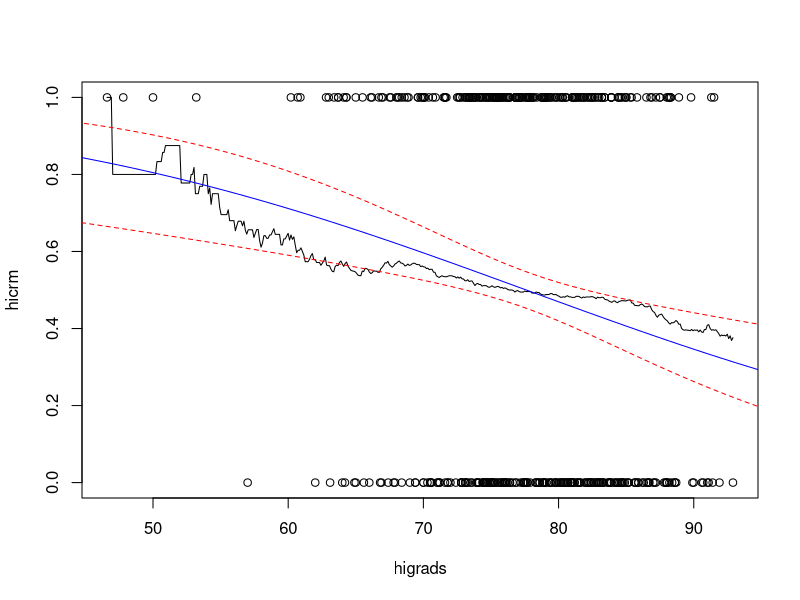
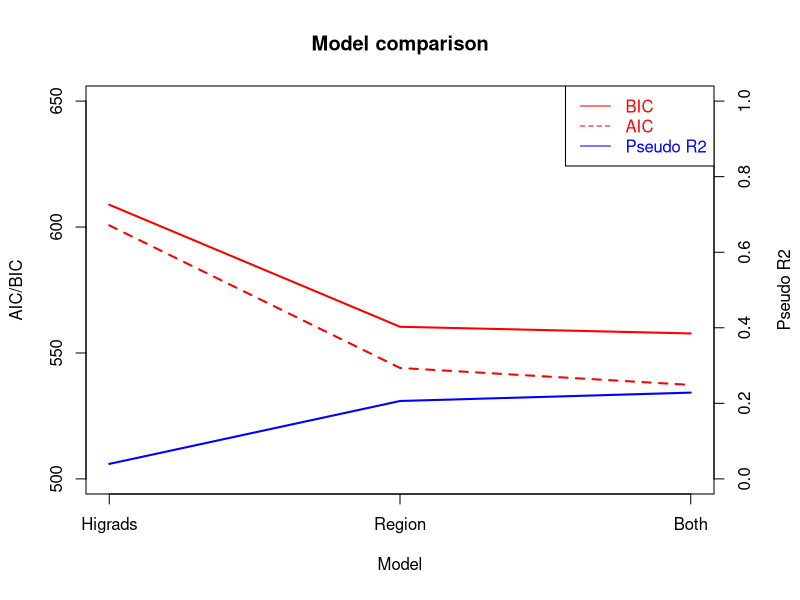

Recreate these plots in R, in order.
## ---- chunk 1
knitr::opts_chunk$set(
  echo = FALSE,
  collapse = TRUE,
  comment = "#>"
)
## ---- chunk 2
library(ggplot2)
library(knitr)
library(dplyr)
library(rlist)
library(purrr)
library(pscl)

cdi <- read.delim("CDI.txt")
cdi$region <- factor(cdi$region, levels = c(1, 2, 3, 4),
                     labels = c("Northeast", "Midwest", "South", "West"))
cdi$crm1000 <- 1000 * cdi$crimes / cdi$popul

median = summary(cdi$crm1000)["Median"]

cdi <- cbind(cdi, hicrm = ifelse(cdi$crm1000 < median, 0, 1))
## ---- chunk 3
with(cdi, {
   plot(hicrm ~ higrads)
   lines(ksmooth(higrads, hicrm, bandwidth = 20))
})

model.higrads <- glm(hicrm ~ higrads, data = cdi, family = "binomial")
sum <- summary(model.higrads)

x0 <- data.frame(higrads = seq(0, 100, 1))

predx <- cbind(x0, prob = predict(model.higrads, x0, type = "response"))
with(predx, lines(higrads, prob, col = "blue"))

# calculate conf.int for the linear part x*beta:
standard.error <- 1.96
xb <- predict(model.higrads, x0, se.fit = TRUE)
ci.xb <- data.frame(lwr = xb$fit - standard.error * xb$se.fit,
                    upr = xb$fit + standard.error * xb$se.fit)

# transform to CI for the odds:
ci.odds <- exp(ci.xb)

# and finally CI for the probabilities and add to the plot:
predx <- cbind(predx, ci.odds / (1 + ci.odds))
with(predx, {
  lines(higrads, lwr, lty = 2, col = "red")
  lines(higrads, upr, lty = 2, col = "red")
})

## ---- chunk 4
to.prob = function(odds) {
  return (odds / (1 + odds))
}

coeff.beta <- model.higrads$coefficients

ci.beta <- suppressMessages(confint(model.higrads))

beta.p <- sum$coefficients[, "Pr(>|z|)"] * 100

table.beta.ci <- cbind("Estimate" = coeff.beta, ci.beta, "P-value (%)" = beta.p)
row.names(table.beta.ci) <- c("$\\beta_0$", "$\\beta_1$")

kable(table.beta.ci, caption = "Test", digits = 3)

## ---- chunk 5
beta.higrads <- exp(coeff.beta["higrads"])

decrease.one.percent <- 1 - beta.higrads
decrease.ten.percent <- 1 - beta.higrads^10

display.percent <- function(value) {
  return(round(value * 100, digits=1))
}
## ---- chunk 6
x0 <- data.frame(higrads = c(65, 85))


predx <- cbind(x0, prob = predict(model.higrads, x0, type = "response"))

standard.error <- 1.96
xb <- predict(model.higrads, x0, se.fit = TRUE)
ci.xb <- data.frame(lwr = xb$fit - standard.error * xb$se.fit,
                    upr = xb$fit + standard.error * xb$se.fit)
# transform to CI for the odds:
ci.odds <- exp(ci.xb)

# and finally CI for the probabilities and add to the plot:
predx <- cbind(predx, to.prob(ci.odds))

kable(predx, col.names = c("Higrads", "Probability", "2.5 %", "97.5 %"), caption = "Test")
## ---- chunk 7

pred.counties <- subset(cdi, select = c(county, higrads, hicrm))

pred.counties <- cbind(pred.counties, prob.hicrm = predict(model.higrads, pred.counties, type = "response"))
pred.counties <- cbind(pred.counties, pred.hicrm = ifelse(pred.counties$prob.hicrm > 0.5, 1, 0))

pred.counties

num.hicrm <- sum(pred.counties$hicrm)

# Sensitivity
true.postive <- with(pred.counties, ifelse(pred.hicrm == 1 & hicrm == 1, 1, 0))
sensitivity.higrads <- sum(true.postive) / num.hicrm
sensitivity.higrads

true.negative <- with(pred.counties, ifelse(pred.hicrm == 0 & hicrm == 0, 1, 0))
specificity.higrads <- sum(true.negative) / num.hicrm
specificity.higrads

## ---- chunk 8

cross.table <- table(cdi %>% select(region, hicrm))

kable(cross.table, col.names = c("Low crime", "High crime"), caption = "Test")

reference.level <- "Northeast"

#prop.table(cross.table)
#prop.table(cross.table, 1)
#prop.table(cross.table, 2)

## ---- chunk 9
# Set reference
cdi$region <- relevel(cdi$region, ref = reference.level)

model.region <- glm(hicrm ~ region, data = cdi, family = "binomial")
sum <- summary(model.region)

coeff.beta <- model.region$coefficients

ci.beta <- suppressMessages(confint(model.region))

beta.p <- sum$coefficients[, "Pr(>|z|)"] * 100

table.beta.ci <- cbind("Estimate" = coeff.beta, ci.beta, "P-value (%)" = beta.p)
row.names(table.beta.ci) <- c("$\\beta_0$", "$\\beta_1$", "$\\beta_2$", "$\\beta_3$")

kable(table.beta.ci, caption = "Test", digits = 3)

## ---- chunk 10
beta.region <- exp(coeff.beta)

table.beta.ci <- cbind("OR" = exp(coeff.beta), exp(ci.beta))
table.beta.ci <- table.beta.ci[-c(1), ]
row.names(table.beta.ci) <- c("South", "Midwest", "West")

kable(table.beta.ci, caption = "Test", digits = 1)


## ---- chunk 11

pred.counties <- subset(cdi, select = c(county, region, hicrm))

regions <- c("Northeast", "Midwest", "South", "West")

x0 <- data.frame(region = regions)

pred <- predict(model.region, x0, se.fit = TRUE, type = "response")


## confidence interval for log-odds
ci.prob <- cbind("2.5 %" = pred$fit - standard.error * pred$se.fit, 
                "97.5 %" = pred$fit + standard.error * pred$se.fit)


table.prob.ci <- cbind("Estimate" = pred$fit * 100, ci.prob * 100)
row.names(table.prob.ci) <- regions

kable(table.prob.ci, caption = "Test", digits = 1)


## ---- chunk 12

pred.counties <- subset(cdi, select = c(county, region, hicrm))

pred.counties <- cbind(pred.counties, prob.hicrm = predict(model.region, pred.counties, type = "response"))
pred.counties <- cbind(pred.counties, pred.hicrm = ifelse(pred.counties$prob.hicrm > 0.5, 1, 0))

pred.counties

num.hicrm <- sum(pred.counties$hicrm)

# Sensitivity
true.postive <- with(pred.counties, ifelse(pred.hicrm == 1 & hicrm == 1, 1, 0))
sensitivity.region <- sum(true.postive) / num.hicrm
sensitivity.region

true.negative <- with(pred.counties, ifelse(pred.hicrm == 0 & hicrm == 0, 1, 0))
specificity.region <- sum(true.negative) / num.hicrm
specificity.region

## ---- chunk 13

compare.sense <- data.frame(
  "Covariate" = c("Higrads", "Region"),
  "Sensitivity" = c(sensitivity.higrads, sensitivity.region),
  "Specificity" = c(specificity.higrads, specificity.region)
);
kable(compare.sense, caption = "Test", digits = 2)

## ---- chunk 14
model.region.higrads <- glm(hicrm ~ higrads + region, data = cdi, family = "binomial")


model.names <- c("Higrads", "Region", "Both")
models <- list(model.higrads, model.region, model.region.higrads)

models

aic <- do.call(AIC, models)
#calc.aic <- AIC(models)

calc.aic <- do.call(AIC, models)$AIC
calc.bic <- do.call(AIC, c(models, list(k = log(nrow(cdi)))))$AIC
     
calc.metrics = function(model) {
  pred.counties <- cdi

  pred.counties <- cbind(pred.counties, prob.hicrm = predict(model, pred.counties, type = "response"))
  pred.counties <- cbind(pred.counties, pred.hicrm = ifelse(pred.counties$prob.hicrm > 0.5, 1, 0))
  
  num.hicrm <- sum(pred.counties$hicrm)
  
  # Sensitivity
  true.postive <- with(pred.counties, ifelse(pred.hicrm == 1 & hicrm == 1, 1, 0))
  sensitivity <- sum(true.postive) / num.hicrm
  sensitivity
  
  # Specificity
  true.negative <- with(pred.counties, ifelse(pred.hicrm == 0 & hicrm == 0, 1, 0))
  specificity <- sum(true.negative) / num.hicrm
  specificity
  
  metrics <- data.frame(
    sensitivity,
    specificity
  )
  
  return(metrics)
}

metrics <- sapply(models, calc.metrics)

#Pseudo R2
#R2.col <- t(cbind(pR2(model.higrads)[6], pR2(model.region)[6], pR2(model.region.higrads)[6]))
#colnames(R2.col)[colnames(R2.col)=="r2CU"] <- "Pseudo R2"

pseudo.R2 <- sapply(models, pR2)["r2CU",]

compare.models <- data.frame(
  model = model.names,
  aic = calc.aic,
  bic = calc.bic,
  sensitivity = unlist(metrics["sensitivity",]),
  specificity = unlist(metrics["specificity",]),
  PseudoR2 = pseudo.R2
)

compare.models
## ---- chunk 15

n <- nrow(compare.models)
x <- 1:n
with(compare.models, {
  par(mar = c(5, 4, 4, 4) + 0.3)  # Leave space for second axis
  
  plot(x, rep(0, n), type = "n", ylim = c(500, 650), xaxt = "n",
       ylab = "AIC/BIC", xlab = "Model",
       main = "Model comparison")
  axis(1, at = x, labels = model)
  lines(x, aic, col = "red", lty = 2, lwd = 2)
  lines(x, bic, col = "red", lty = 1, lwd = 2)
  
  par(new = TRUE)
  plot(x, rep(0, n), type = "n", axes = FALSE, ylim = c(0, 1), xaxt = "n",
     xlab = "", ylab = "")
  lines(x, PseudoR2, col = "blue", lty = 1, lwd = 2)
  best.model <- 3
  axis(side=4, at = pretty(c(0, 1)))
  mtext("Pseudo R2", side=4, line=3)
  
  legend("topright",legend=c("BIC", "AIC","Pseudo R2"),
    text.col=c("red","red", "blue"), lty=c(1, 2, 1),col=c("red","red", "blue"))
  
})

## ---- chunk 16

#Likelihood ratio test:
(Ddiff <- model.region.higrads$null.deviance - model.region.higrads$deviance)
(dfdiff <- model.region.higrads$df.null - model.region.higrads$df.residual)
# .. or using the deviance table
anova(update(model.region.higrads, . ~ 1), model.region.higrads)
# chi2-quantile for comparison
qchisq(1 - 0.05, dfdiff)
# P-value for the test:
pchisq(Ddiff, dfdiff, lower.tail = FALSE)
